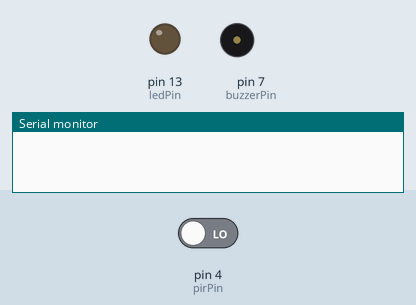
Bench run of a sketch on a simulated Arduino Uno, built with avr-gcc and run on an emulated ATmega328P. Parts: output pins drawn as LEDs (lit = HIGH), buzzer (waves = sounding, pin HIGH), the last lines printed to the serial monitor. Inputs (shaded band) come from the test bench; at power-on: pin 4 (pirPin) LOW.

Above: at 1.2 s.
1.3 s: pin 4 (pirPin) driven HIGH
At 2.5 s:
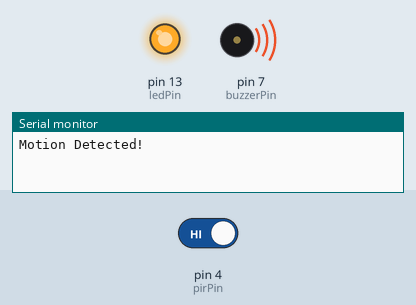
2.8 s: pin 4 (pirPin) driven LOW
At 4.2 s:
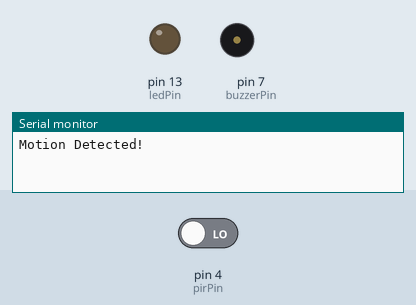
Timing chart, 0 to 5.8 s (numbered marks = the images above; inputs shaded):
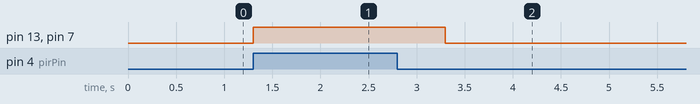

Measured:
- after the input at 1.3 s, pin 13 (ledPin), pin 7 (buzzerPin): LOW → HIGH at once
- after the input at 2.8 s, pin 13 (ledPin), pin 7 (buzzerPin): HIGH → LOW after 0.50 s

The sketch:

alarm_led.ino
```cpp
// The time we give the sensor to calibrate (10-60 secs according to the datasheet)
int calibrationTime = 15;

// The time when the sensor outputs a low impulse
long unsigned int lowIn;

// The amount of milliseconds the sensor has to be low
// before we assume all motion has stopped
long unsigned int pauseTime = 5000;

boolean lockLow = true;
boolean takeLowTime;

int pirPin = 4;    // The digital pin connected to the PIR sensor's output
int ledPin = 13;   // LED pin
int buzzerPin = 7; // Buzzer pin

/////////////////////////////
// SETUP
void setup(){
  Serial.begin(9600);
  pinMode(pirPin, INPUT);
  pinMode(ledPin, OUTPUT);
  pinMode(buzzerPin, OUTPUT);
  digitalWrite(ledPin, LOW);
  digitalWrite(buzzerPin, LOW);
}

/////////////////////////////
// LOOP
void loop(){
  if (digitalRead(pirPin) == HIGH) {
    Serial.println("Motion Detected!");
    digitalWrite(ledPin, HIGH);   // Turn on LED
    digitalWrite(buzzerPin, HIGH); // Turn on Buzzer
    delay(2000);  // Keep LED and buzzer ON for 2 seconds
  } else {
    digitalWrite(ledPin, LOW);    // Turn off LED
    digitalWrite(buzzerPin, LOW); // Turn off Buzzer
  }
}
```
